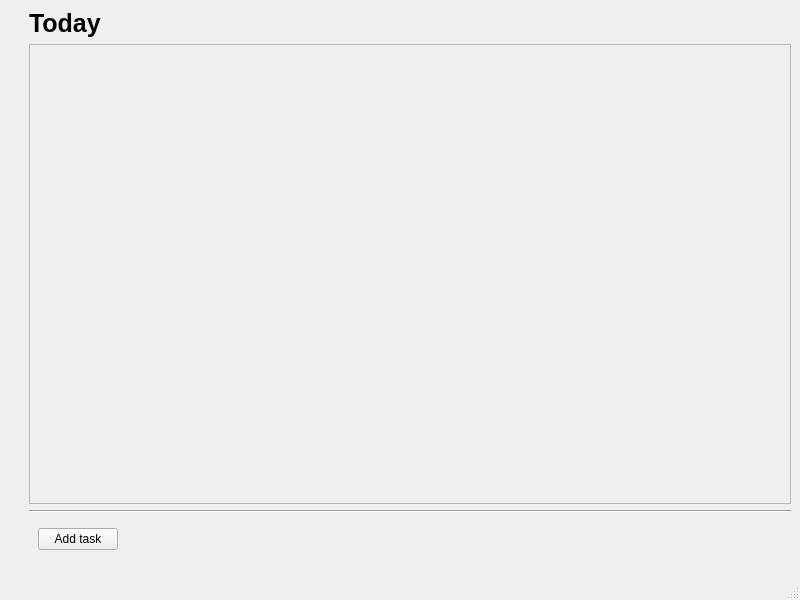
<?xml version="1.0" encoding="UTF-8"?>
<ui version="4.0">
 <class>MainWindow</class>
 <widget class="QMainWindow" name="MainWindow">
  <property name="geometry">
   <rect>
    <x>0</x>
    <y>0</y>
    <width>800</width>
    <height>600</height>
   </rect>
  </property>
  <property name="windowTitle">
   <string>MainWindow</string>
  </property>
  <widget class="QWidget" name="centralwidget">
   <layout class="QHBoxLayout" name="horizontalLayout">
    <item>
     <layout class="QVBoxLayout" name="verticalLayout">
      <property name="sizeConstraint">
       <enum>QLayout::SetDefaultConstraint</enum>
      </property>
      <property name="leftMargin">
       <number>10</number>
      </property>
      <property name="rightMargin">
       <number>10</number>
      </property>
     </layout>
    </item>
    <item>
     <layout class="QVBoxLayout" name="verticalLayout_2">
      <property name="bottomMargin">
       <number>10</number>
      </property>
      <item>
       <widget class="QLabel" name="label">
        <property name="font">
         <font>
          <pointsize>19</pointsize>
          <bold>true</bold>
         </font>
        </property>
        <property name="text">
         <string>Today</string>
        </property>
       </widget>
      </item>
      <item>
       <widget class="QScrollArea" name="scrollArea">
        <property name="widgetResizable">
         <bool>true</bool>
        </property>
        <widget class="QWidget" name="scrollAreaWidgetContents">
         <property name="geometry">
          <rect>
           <x>0</x>
           <y>0</y>
           <width>752</width>
           <height>422</height>
          </rect>
         </property>
        </widget>
       </widget>
      </item>
      <item>
       <widget class="Line" name="line">
        <property name="orientation">
         <enum>Qt::Horizontal</enum>
        </property>
       </widget>
      </item>
      <item>
       <widget class="QWidget" name="addFormLayout" native="true">
        <property name="styleSheet">
         <string notr="true"/>
        </property>
        <layout class="QHBoxLayout" name="formLayout_2">
         <item>
          <widget class="QPushButton" name="addTaskButton">
           <property name="text">
            <string>Add task</string>
           </property>
           <property name="icon">
            <iconset theme="QIcon::ThemeIcon::ListAdd"/>
           </property>
          </widget>
         </item>
         <item>
          <spacer name="formSpacer">
           <property name="orientation">
            <enum>Qt::Horizontal</enum>
           </property>
           <property name="sizeHint" stdset="0">
            <size>
             <width>40</width>
             <height>20</height>
            </size>
           </property>
          </spacer>
         </item>
        </layout>
       </widget>
      </item>
      <item>
       <layout class="QHBoxLayout" name="formLayout"/>
      </item>
     </layout>
    </item>
   </layout>
  </widget>
  <widget class="QMenuBar" name="menubar">
   <property name="geometry">
    <rect>
     <x>0</x>
     <y>0</y>
     <width>800</width>
     <height>21</height>
    </rect>
   </property>
  </widget>
  <widget class="QStatusBar" name="statusbar"/>
 </widget>
 <resources/>
 <connections/>
</ui>
